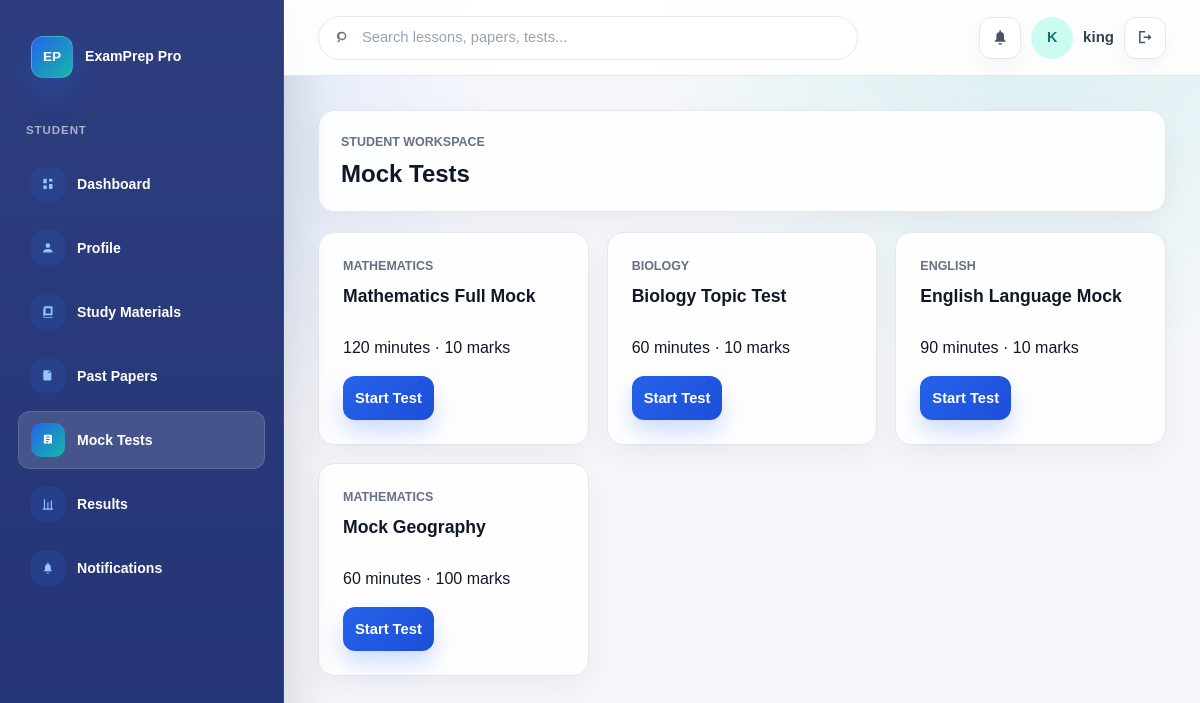
The page /student/mock-tests (signed in) on the database as committed earlier.
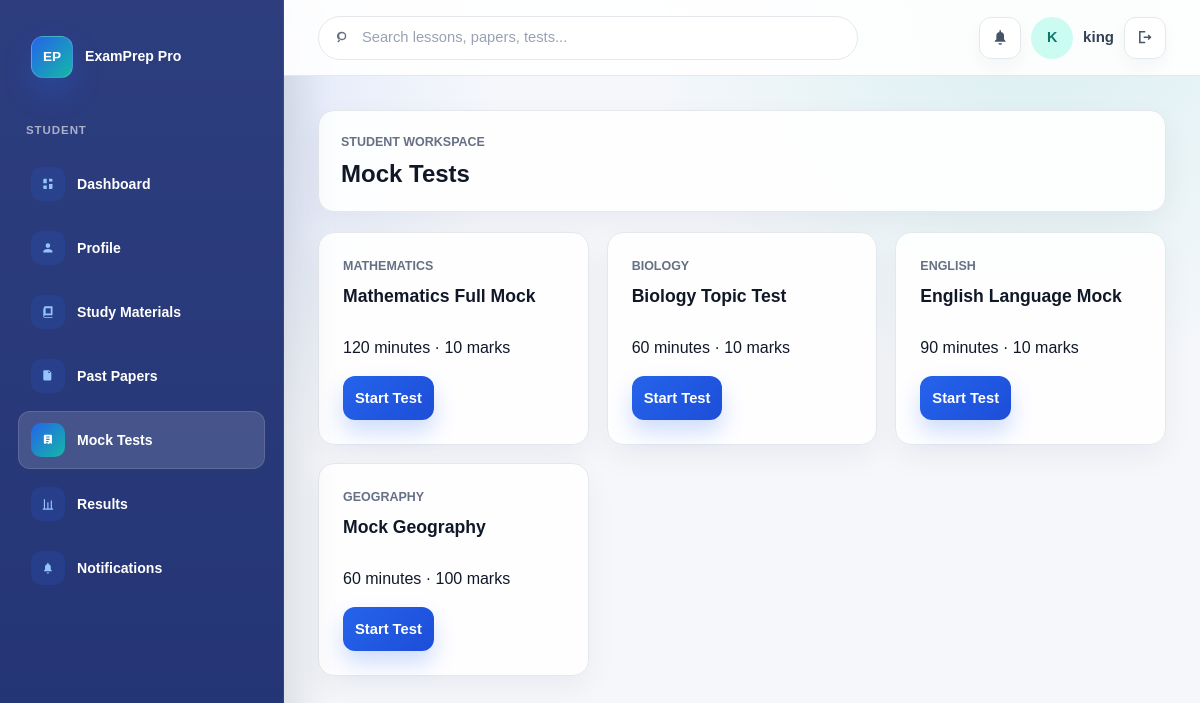
The same page on the database as committed later.
### tables this page shows
CREATE TABLE tests (
            id INTEGER PRIMARY KEY AUTOINCREMENT,
            title TEXT NOT NULL,
            subject TEXT DEFAULT '',
            duration INTEGER DEFAULT 60,
            marks INTEGER DEFAULT 100,
            file_url TEXT DEFAULT '',
            file_name TEXT DEFAULT ''
        );

### app.py (the view)
@app.route("/student/mock-tests")
@login_required("student")
def student_mock_tests():
    return render_template("student/mock_tests.html", title="Mock Tests", tests=MOCK_TESTS)

### app.py (called while the page is built)
def get_db():
    if "db" not in g:
        g.db = sqlite3.connect(app.config["DATABASE"])
        g.db.row_factory = sqlite3.Row
        g.db.execute("PRAGMA foreign_keys = ON")
    return g.db

def db_all(sql, params=()):
    return get_db().execute(sql, params).fetchall()

def dashboard_for_role(role):
    return "admin_dashboard" if role == "admin" else "student_dashboard"

def login_required(role=None):
    def decorator(view):
        @wraps(view)
        def wrapped_view(*args, **kwargs):
            user_role = session.get("user_role")
            if not user_role:
                session["auth_next"] = next_path_for_request()
                return redirect(url_for("register", next=session["auth_next"]))
            if role and user_role != role:
                return redirect(url_for(dashboard_for_role(user_role)))
            return view(*args, **kwargs)
        return wrapped_view
    return decorator

    def __getattr__(self, key):
        try:
            return self[key]
        except KeyError as exc:
            raise AttributeError(key) from exc

    def _rows(self):
        return db_all(f"SELECT * FROM {self.table} ORDER BY {self.order_by}")

### templates/student/mock_tests.html
{% extends "base.html" %}
{% from "macros.html" import student_shell with context %}
{% block content %}
{% call student_shell(title) %}
    <div class="card-grid">
        {% for test in tests %}
            <article class="panel">
                <p class="eyebrow">{{ test.subject }}</p>
                <h2>{{ test.title }}</h2>
                <p>{{ test.duration }} minutes · {{ test.marks }} marks</p>
                <a class="button button-small" href="{{ url_for('student_take_test', test_id=test.id) }}">Start Test</a>
            </article>
        {% endfor %}
    </div>
{% endcall %}
{% endblock %}

Rows that differ between the two databases and show on the page:
changed tests "Mock Geography": subject "MATHEMATICS" → "GEOGRAPHY"
